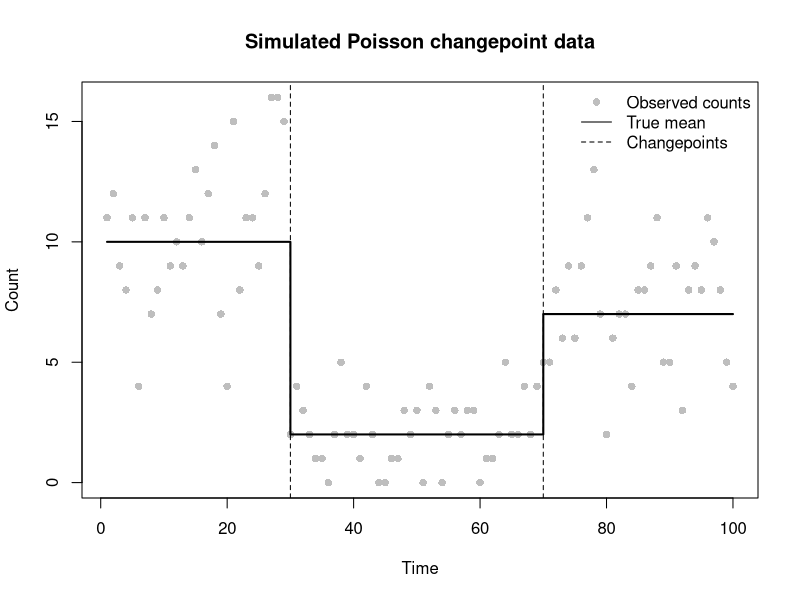
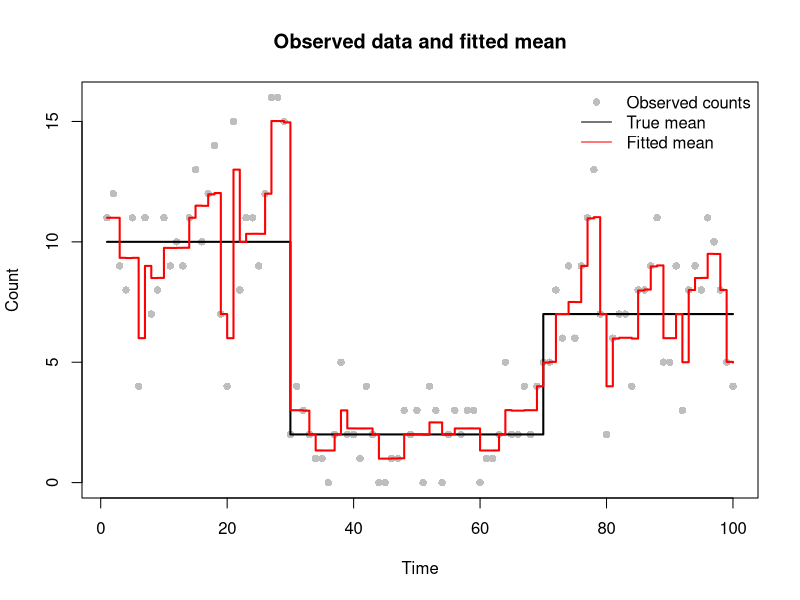

Recreate these plots in R, in order.
# Aishah ALmubarak   S2957708
# Yizhen Ge          S3027690
# Ziyi Wang          S2945970

# Team Member Contributions
# Ziyi Wang        Q1-3
# Aishah ALmubarak Q4-5
# Yizhen Ge        Q6-7


# Purpose of this script:
#estimate changepoints in poisson count data using a smoothed lasso penalty
#the model allows the mean count to change at unknown time points
#the penalty controls changes in the mean function

# What the script does:
#simulate poisson counts with two known changepoints
#define the objective function, gradient and hessian
#check the derivatives using finite differences
#fit the model using bfgs and compare fitted means with true means

#step1
#simulate 100 independent poisson counts with two known changepoints
#the mean changes from 10 to 2 at time 30 and from 2 to 7 at time 70
#the simulated counts are used to test the estimation method

set.seed(12345)
n <- 100
time <- 1:n
tau_true <- c(1, 30, 70, n+1)
m_true <- length(tau_true)-2
theta_true <- c(10, 2, 7)

#assign a constant poisson mean to each segment
mu_true <- numeric(n)
for(i in seq_along(theta_true)){
  mu_true[tau_true[i]:(tau_true[i+1]-1)] <- theta_true[i]
}

#generate random counts using the true mean function
y <- rpois(n, lambda=mu_true)

#show the simulated counts, true means and changepoint positions
plot(time, y, pch=16, col="grey",
     xlab="Time", ylab="Count",
     main="Simulated Poisson changepoint data")
lines(time, mu_true, col="black", lwd=2, type="s")
abline(v=tau_true[-c(1,length(tau_true))], lty="dashed")

legend("topright",
       legend=c("Observed counts", "True mean", "Changepoints"),
       col=c("grey", "black", "black"),
       pch=c(16, NA, NA),
       lty=c(NA, 1, 2),
       bty="n")


#STEP2
#calculate the smoothed lasso-penalised negative log-likelihood

#beta contains the initial log mean and subsequent changes in log mean
#beta[1] is the initial log mean, and beta[k] is the change at time k
#zero changes indicate that the mean remains constant

#y contains the observed poisson counts

#lambda controls the penalty strength and eps controls smoothing

#return a single objective value to be minimised

poission_lasso_objective <- function(beta, y, lambda=1, eps=1e-6){
  
  #recover positive poisson means from cumulative log changes
  eta <- cumsum(beta)
  mu <- exp(eta)
  
  #measure how well the model explains the observed counts
  neg_loglik <- -sum(dpois(y, lambda=mu, log=TRUE))
  
  #penalise changes in log mean, excluding the initial level
  penalty <- lambda*sum(sqrt(beta[-1]^2+eps))
  
  #combine data fit and penalty into one objective value
  objective <- neg_loglik+penalty
  
  return(objective)
}


#calculate the gradient of the penalised objective function
#use the same inputs as the objective function
#return one first derivative for each element of beta

poission_lasso_grad <- function(beta, y, lambda=1, eps=1e-6){
  
  #recover the poisson means from the current parameters
  eta <- cumsum(beta)
  mu <- exp(eta)
  
  #each beta affects its own and all later means
  #sum residuals backwards to obtain the likelihood gradient
  grad_loglik <- rev(cumsum(rev(mu-y)))
  
  #calculate the derivative of the smoothed penalty
  #the initial log mean is not penalised
  grad_penalty <- numeric(length(beta))
  grad_penalty[-1] <- lambda*beta[-1]/sqrt(beta[-1]^2+eps)
  
  #combine the likelihood and penalty gradients
  grad <- grad_loglik+grad_penalty
  
  return(grad)
}


#calculate the hessian of the penalised objective function
#use the same inputs as the objective function
#return a square matrix of second derivatives with respect to beta

poission_lasso_hess <- function(beta, y, lambda=1, eps=1e-6){
  
  #recover the poisson means from the current parameters
  n <- length(beta)
  eta <- cumsum(beta)
  mu <- exp(eta)
  
  #construct a matrix linking changes in log mean to each time point
  #each row includes the initial level and all earlier changes
  X <- matrix(0, n, n)
  X[lower.tri(X, diag=TRUE)] <- 1
  
  #calculate the curvature of the negative log-likelihood
  hess_loglik <- t(X) %*% (mu*X)
  
  #calculate the second derivatives of the smoothed penalty
  #the penalty contributes only to the diagonal
  hess_penalty <- numeric(n)
  hess_penalty[-1] <- lambda*eps/(beta[-1]^2+eps)^(3/2)
  
  #combine both parts into the full hessian matrix
  hess <- hess_loglik+diag(hess_penalty)
  
  return(hess)
}


#check the analytical gradient using finite differences
#change each beta slightly and compare objective values
#the numerical and analytical gradients should be close

beta_test <- c(log(mean(y)), rep(0, n-1))
step <- 1e-5
grad_fd <- numeric(n)

for(i in 1:n){
  beta1 <- beta_test
  beta2 <- beta_test
  
  beta1[i] <- beta1[i]+step
  beta2[i] <- beta2[i]-step
  
  objective1 <- poission_lasso_objective(beta1, y)
  objective2 <- poission_lasso_objective(beta2, y)
  
  grad_fd[i] <- (objective1-objective2)/(2*step)
}


#report the largest difference between the two gradients
max(abs(grad_fd-poission_lasso_grad(beta_test, y)))

#check the analytical hessian using finite differences
#change each beta and measure the change in the gradient
#the numerical and analytical hessians should be close

grad0 <- poission_lasso_grad(beta_test, y)
hess_fd <- matrix(0, n, n)

for(i in 1:n){
  beta1 <- beta_test
  beta2 <- beta_test
  
  beta1[i] <- beta1[i]+step
  beta2[i] <- beta2[i]-step
  
  grad1 <- poission_lasso_grad(beta1, y)
  grad2 <- poission_lasso_grad(beta2, y)
  
  hess_fd[i,] <- (grad1-grad2)/(2*step)
}

#report the largest difference between the two hessians
max(abs(hess_fd-poission_lasso_hess(beta_test, y)))



#step3
#fit the poisson changepoint model using bfgs
#start with a constant mean equal to the observed sample mean
#use lambda=1 as an initial penalty value

beta_init <- c(log(mean(y)), rep(0, n-1))

fit <- optim(
  par=beta_init,
  fn=poission_lasso_objective,
  gr=poission_lasso_grad,
  y=y,
  lambda=1,
  method="BFGS",
  control=list(maxit=10000, reltol=1e-9)
)

#check whether the optimisation converged successfully
#convergence code 0 indicates normal termination
fit$convergence

if(fit$convergence != 0){
  stop("Optimisation did not converge")
}

#recover the fitted mean function from the estimated parameters
beta_hat <- fit$par
mu_hat <- exp(cumsum(beta_hat))

#compare the estimated means with the known true means
#check whether the fitted model captures the main changes in the data
plot(time, y, pch=16, col="grey",
     xlab="Time", ylab="Count",
     main="Observed data and fitted mean")

lines(time, mu_true, col="black", lwd=2, type="s")
lines(time, mu_hat, col="red", lwd=2, type="s")

legend("topright",
       legend=c("Observed counts", "True mean", "Fitted mean"),
       col=c("grey", "black", "red"),
       pch=c(16, NA, NA),
       lty=c(NA, 1, 1),
       bty="n")
